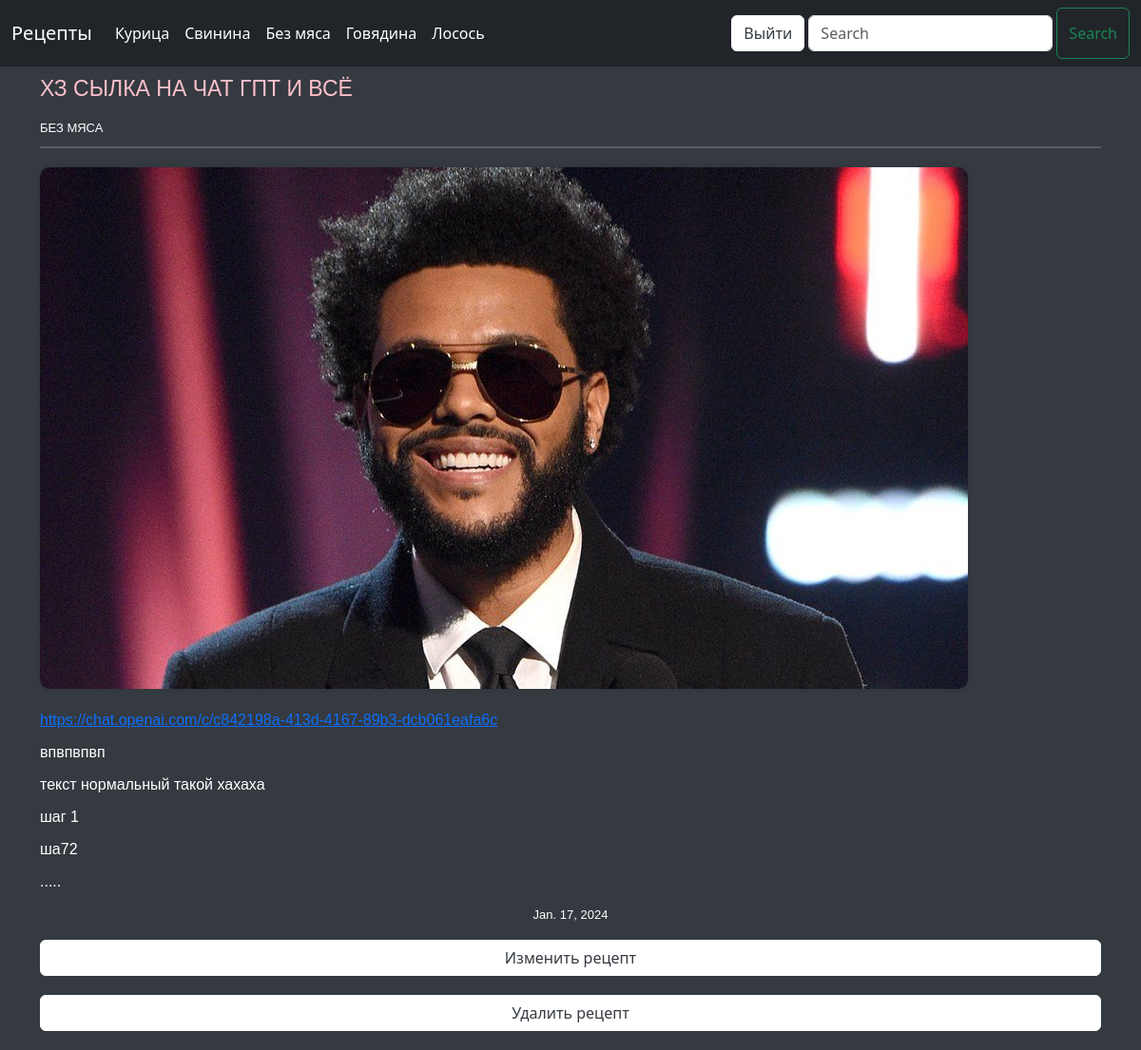
Page /recipe/34 (signed in) on the committed database.
### apprecipe/models.py (models this page shows, shortened)
class Category(models.Model):
    name = models.CharField(max_length=50)
    def __str__(self):
        return self.name

class Post(models.Model):
    recipe_tittle = models.CharField(max_length=50, unique=True, verbose_name="Название")
    recipe = RichTextField(blank=True, null=True, config_name='default', verbose_name="Рецепт")
    recipe_date = models.DateField(auto_now_add=True)
    category = models.CharField(max_length=50, verbose_name="Категория")
    image = models.ImageField(null=True, blank=True, upload_to="images/", default='default.jpg')
    class Meta:
        ordering = ['-id']

### apprecipe/views.py (the view)
# urls.py: path('recipe/<int:pk>', RecipeDetailView.as_view(), name='recipe-detail'),
class RecipeDetailView(DetailView):
    model = Post
    template_name = 'recipedetail.html'
    def get_context_data(self, *args, **kwargs):
        categ_menu = Category.objects.all()
        context = super(DetailView, self).get_context_data(*args, **kwargs)
        context['categ_menu'] = categ_menu
        return context

### apprecipe/templates/recipedetail.html (shortened to what this page needs)
{% extends 'base.html' %}
{% block content %}
    <article class="recipe">
    <h3 class="recipe-title">{{ post.recipe_tittle|upper }}</h3>
    <h4><a href="{% url 'category' post.category %}" class="recipe-category">{{ post.category }}</a></h4>
    <hr class="recipe-divider">
    {% if post.image %}
        <img src="{{ post.image.url }}" class="recipe-image">  <br/><br/>
    {% endif %}
    <div class="recipe-content">
        {{ post.recipe|safe|urlize }}
    </div>
        <p class="date">{{ post.recipe_date }}</p>
    {% if user.is_authenticated %}
        <a href="{% url 'edit-recipe' post.pk %}" class="btn btn-light btn-edit-recipe">Изменить рецепт</a>
        <a href="{% url 'delete-recipe' post.pk %}" class="btn btn-light btn-delete-recipe">Удалить рецепт</a>
    {% endif %}
</article>
{% endblock %}

### apprecipe/templates/base.html (shortened to what this page needs)
<!DOCTYPE html>
<html lang="en">
<head>
    <link rel="stylesheet" href="https://use.fontawesome.com/releases/v5.3.1/css/all.css">
    <link href="https://cdn.jsdelivr.net/npm/bootstrap@5.3.2/dist/css/bootstrap.min.css" rel="stylesheet">
</head>
<body>
<nav class="navbar navbar-expand-lg bg-dark justify-content-end">
    <div class="container-fluid">
        <a class="navbar-brand" href="{% url 'home' %}">Рецепты</a>
        <div class="collapse navbar-collapse" id="navbarSupportedContent">
            <ul class="navbar-nav me-auto mb-2 mb-lg-0">
                {% if user.is_authenticated %}
                   {% for item in categ_menu %}
                    <li class="nav-item">
                        <a class="nav-link" href="{% url 'category'  item %}">{{ item }}</a>
                    </li>
                   {% endfor %}
                {% endif %}
            </ul>
            {% if user.is_authenticated %}
                <form class="nav-link ms-auto me-0" method="post" action="{% url 'logout' %}">
                    <button class="btn btn-light">Выйти</button>
                </form>
            {% endif %}
            <form class="d-flex" role="search" method="POST" action="{% url 'search' %}">
                <input class="form-control mx-1 my-2" type="search" placeholder="Search" name="search_query" aria-label="Search">
                <button class="btn btn-outline-success" type="submit">Search</button>
            </form>
        </div>
    </div>
</nav>
<div class="container">
    {% block content %}
    {% endblock %}
</div>
</body>
</html>

### apprecipe/templates/base.html (style rules this page uses)
body { background-color: #343a40; color: #ffffff; }
.navbar { background-color: #343a40; }
.navbar-brand { color: #ffffff; }
.navbar-nav .nav-link { color: #ffffff; }
.btn-light { color: #343a40; background-color: #ffffff; border-color: #ffffff; }

### apprecipe/templates/recipedetail.html (style rules this page uses)
.recipe-title { font-family: arial; color: pink; font-size: 23px; margin-top: 10px; }
.recipe-divider { border: 1px solid #ccc; margin-top: 10px; margin-bottom: 20px; }
.recipe-category { margin-top: 0px; font-family: arial; color: white; font-size: 13px; text-transform: uppercase; text-decoration: none; }
.recipe-image { max-width: 100%; height: auto; border-radius: 10px; box-shadow: 0 0 5px rgba(0, 0, 0, 0.1); }
.recipe-content { font-family: arial; color: white; line-height: normal; }
.btn-edit-recipe, .btn-delete-recipe { margin-bottom: 20px; width: 100%; }
.date { font-family: arial; color: white; font-size: 13px; text-align: center; margin-top: 10px; }

### rows in the picture
Category: name "Курица"
Category: name "Свинина"
Category: name "Без мяса"
Category: name "Говядина"
Category: name "Лосось"
Post: recipe_tittle "ХЗ СЫЛКА НА ЧАТ ГПТ И ВСЁ", category "БЕЗ МЯСА", image (placeholder picture), recipe "https://chat.openai.com/c/c842198a-413d-4167-89b3-dcb061eafa6c впвпвпвп текст нормальный такой хахаха шаг 1 ша72 .....", recipe_date "Jan. 17, 2024"
